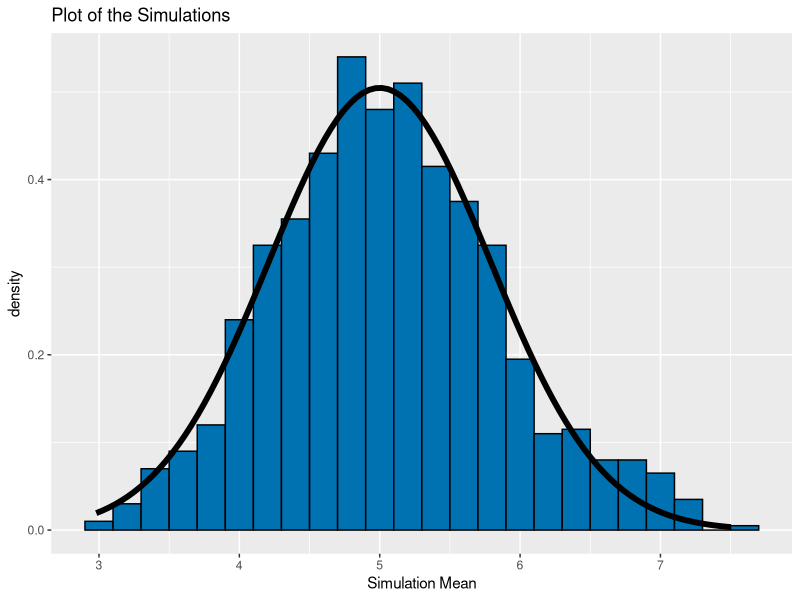

The R source for this figure:
## ---- chunk 1
ECHO=TRUE
set.seed(1337)
lambda = 0.2
exponentials = 40
## ---- chunk 2
sMean = NULL
for (i in 1 : 1000) sMean = c(sMean, mean(rexp(exponentials, lambda)))
## ---- chunk 3
mean(sMean)
## ---- chunk 4
lambda^-1
## ---- chunk 5
abs(mean(sMean)-lambda^-1)
## ---- chunk 6
var(sMean)
## ---- chunk 7
(lambda * sqrt(exponentials))^-2
## ---- chunk 8
abs(var(sMean)-(lambda * sqrt(exponentials))^-2)
## ---- chunk 9
library(ggplot2)
ggplot(data.frame(y=sMean), aes(x=y)) + 
  geom_histogram(aes(y=..density..), binwidth=0.2, fill="#0072B2", 
                 color="black") +
  stat_function(fun=dnorm, args=list(mean=lambda^-1, 
                                    sd=(lambda*sqrt(exponentials))^-1), 
                size=2) +
  labs(title="Plot of the Simulations", x="Simulation Mean")
